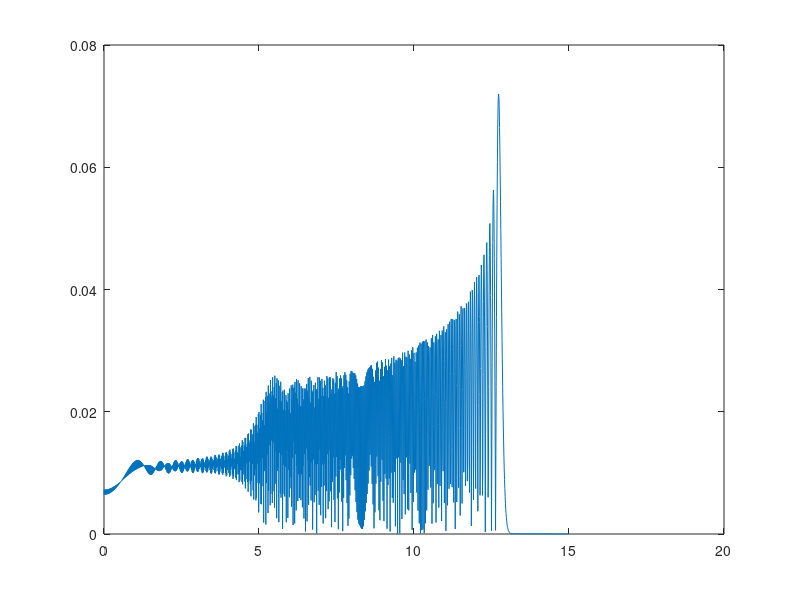

Source code (MATLAB): (Note: this script raises an error after producing the figure.)
function FPCT_example(),
% example to demonstrate the use of FPCT

%   Written by Yang Yang, March 2011.  
%   email: z.peng@sjtu.edu.cn
%	Copyright (c) belongs to the authors of the papers: 
%)	Peng Z.K , Meng G., Lang Z.Q.,Chu F.L, Zhang W.M., Yang Y., Polynomial Chirplet Transform with Application to Instantaneous Frequency Estimation,
%   IEEE Transactions on Measurement and Instrumentation 60(2011) 3222-3229
%	Yang Y., Peng Z.K., Dong X.J., Zhang W.M., Meng G.,General parameterized time-frequency transform, 
%   IEEE Transactions on Signal Processing, 62(2014) 2751-2764
%   Yang Y., Peng Z.K., Zhang W.M., Meng G., Spline-kernelled chirplet transform for the analysis of signals with time-varying frequency and its application,
%   IEEE Transactions on Industrial Electronics, 59(2012) 1612-1621
%   Yang Y., Peng Z.K, Meng G., Zhang W.M., Characterize highly oscillating frequency modulation using generalized Warblet transform,
%   Mechanical Systems and Signal Processing, 26 (2012) 128-140
%   Yang Y., Peng Z.K., Zhang W.M., Meng G., Frequency-varying group delay estimation using frequency domain polynomial chirplet transform, 
%   Mechanical Systems and Signal Processing, 46(2014) 146-162
%   The citation about the papers must be included in all publications or
%   thesises as long as this program is used by anyone. 


clc
clear all
close all

SampFreq = 100;
t = 0:1/SampFreq:15;
Sig = exp(j*(-1*2*pi*t - 10*pi*t.^2 + 0.2*2*pi*t.^3 ));
Sig = [fliplr(Sig(2:end)) Sig];

iSig = ifft(Sig);
SigLen = length(iSig);
iSig = iSig(1:round(SigLen/2));

figure(1)
plot(t,abs(iSig))
set(gcf,'Position',[20 100 350 300]);	    
set(gcf,'Color','w');

figure(2)
[Spec,f] = FPCT(iSig',SampFreq,0,1024,256); %SFFT

%% 
[v, I] = max(Spec,[],2);
[p, z] = polylsqr(f,t(I),2);
figure(3)
FPCT(iSig',SampFreq,z(2:end),1024,256); %STFT
z